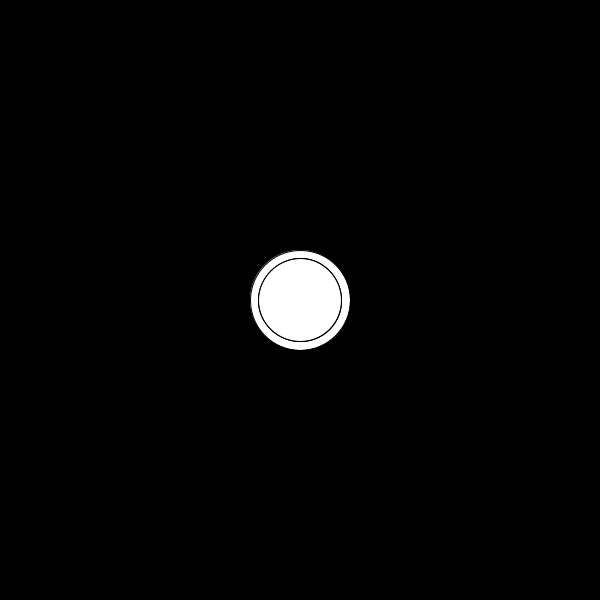
Frame 1 (no input)
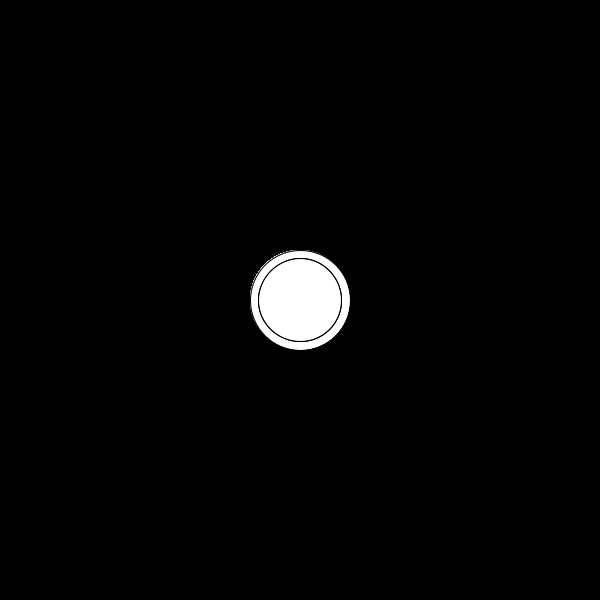
Frame 60 (the mouse pressed at the canvas centre just before this capture)
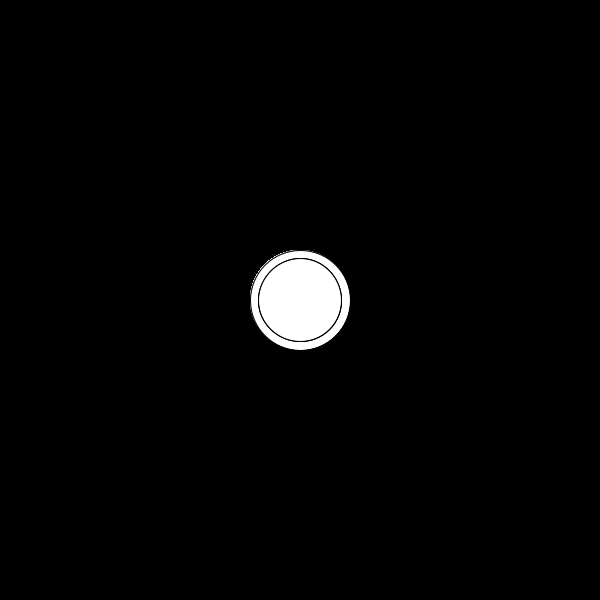
Frame 120 (the mouse held since frame 60 and released just before this capture)

The Processing sketch that drew these frames (run headless with seeded random() and noise(); from frame 60 on, the mouse is pressed at the canvas centre):

// Processing sketch: sketch_44
// ── sketch_44.pde
Planet sun;

void setup(){
  size(600,600);
  background(0);
  sun = new Planet(100,100);
  sun.makeMoons(3);

}

void draw(){
  translate(width/2,height/2);
  sun.display();
}

class Planet {
  float dist;
  float rad;
  float angle;
  Planet[] planets;
  
  Planet(float d, float r){
    dist = d;
    rad = r;
    angle = 0;
  }
  
  void makeMoons(int total){
    planets = new Planet[total];
    float r = rad * 0.5;
    float d = random(50,100);
     for(int i =0; i<planets.length; i++){
       planets[i]= new Planet(r,d);
     }
  }
  
  void display(){
     ellipse(0,0, rad,rad); 
     pushMatrix();
     translate(dist,0);
     popMatrix();
     if(planets!=null){
       
       for(int i = 0; i<planets.length; i++){
         planets[i].display();
       }
     }
  }
}
